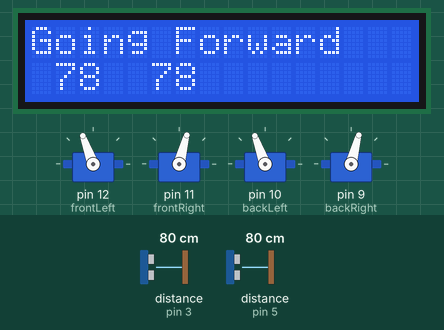
A sketch run on a simulated Arduino Uno, built with avr-gcc and run on an emulated ATmega328P. On the bench: 4 × servo, 16×2 character LCD. Wiring (inferred from the names in the program): 2 × ultrasonic range finder: trigger pin 2, echo pin 3 / trigger pin 4, echo pin 5. Inputs (shaded band) come from the test bench; at power-on: distance to the obstacle (sensors on pin 5, pin 3) 80 cm. The echo pulse lasts 58.3 µs per cm; what the sketch prints to the serial monitor is not drawn.

Above: at 3.2 s.
3.3 s: distance to the obstacle (sensor on pin 5) set to 19 cm
At 4.0 s:
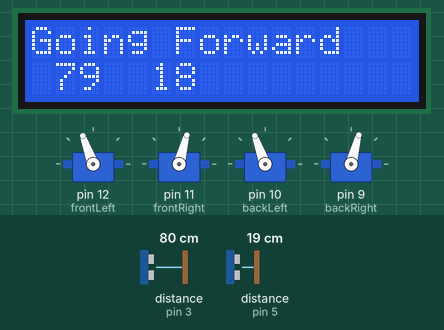
4.9 s: distance to the obstacle (sensor on pin 5) set to 14 cm
At 6.1 s:
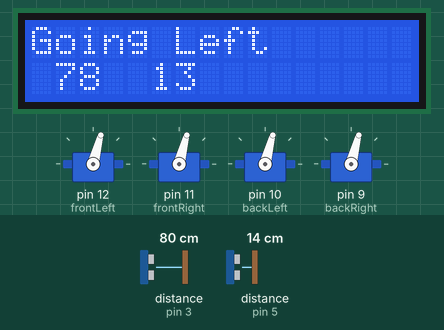
7.9 s: distance to the obstacle (sensor on pin 3) set to 18 cm
At 9.0 s:
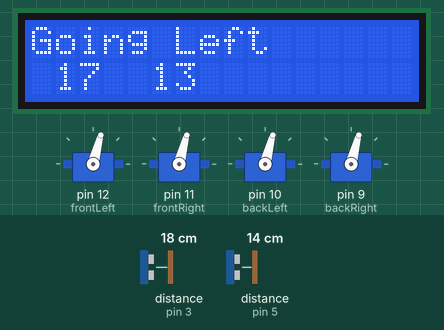
9.5 s: distance to the obstacle (sensor on pin 3) set to 15 cm
At 10.7 s:
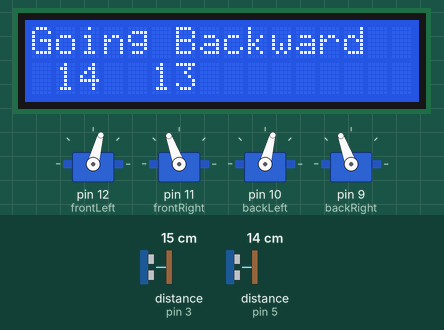
11.0 s: distance to the obstacle (sensor on pin 5) set to 299 cm
At 12.2 s:
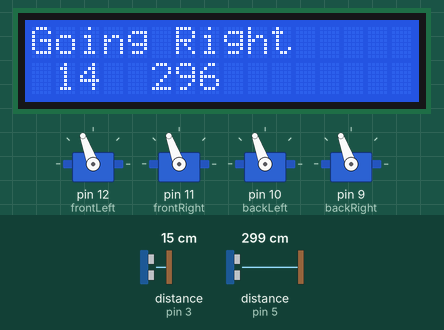
14.0 s: distance to the obstacle (sensor on pin 3) set to 60 cm
At 14.9 s:
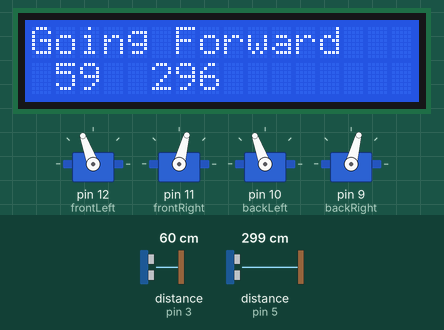
Timing chart, 0 to 17.0 s (numbered marks = the images above; inputs shaded):
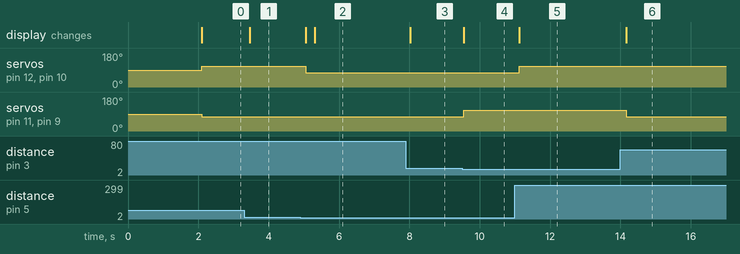

Measured:
- the behaviour switches between 17 and 16 cm on distance to the obstacle (sensor on pin 5) (found by bisection; images 1 and 2)
- the behaviour switches between 17 and 16 cm on distance to the obstacle (sensor on pin 3) (found by bisection; images 3 and 4)
- after the input at 3.3 s, the display: changes after 0.15 s (image 1)
- after the input at 4.9 s, servo on pin 12 (frontLeft), servo on pin 10 (backLeft): 110° → 75° after 0.15 s; the display: first changes after 0.15 s (image 2 shows a later state)
- after the input at 7.9 s, the display: changes after 0.13 s (image 3)
- after the input at 9.5 s, servo on pin 11 (frontRight), servo on pin 9 (backRight): 75° → 110° after 0.05 s; the display: changes after 0.05 s (image 4)
- after the input at 11.0 s, servo on pin 12 (frontLeft), servo on pin 10 (backLeft): 75° → 110° after 0.12 s; the display: changes after 0.12 s (image 5)
- after the input at 14.0 s, servo on pin 11 (frontRight), servo on pin 9 (backRight): 110° → 75° after 0.16 s; the display: changes after 0.16 s (image 6)

The sketch:

ObstacleAvoidance.ino
```cpp
#include <Servo.h>
#include <LiquidCrystal_I2C.h>
Servo frontLeft;
Servo frontRight;
Servo backLeft;
Servo backRight;

LiquidCrystal_I2C lcd(0x27, 16, 2);
int echoPin = 3, trigPin = 2;
int echoPin2 = 5, trigPin2 = 4;
int count = 0;
int stopSec = 1450;
int FLFwd = 1800, FRFwd = 1200, BLFwd = 1800, BRFwd = 1200;
int FLBwd = 1200, FRBwd = 1800, BLBwd = 1200, BRBwd = 1800;
int minDist = 15, driveSpeed = 60;
// FL - Fwd > 1500
// FR - Fwd < 1500
// BL - Fwd > 1500
// BR - Fwd < 1500
void setup() {
  // put your setup code here, to run once:
  frontLeft.attach(12);
  frontRight.attach(11);
  backLeft.attach(10);
  backRight.attach(9);
  pinMode(trigPin, OUTPUT);
  pinMode(echoPin, INPUT);
  pinMode(trigPin2, OUTPUT);
  pinMode(echoPin2, INPUT);

  lcd.init();
  lcd.backlight();

  Serial.begin(9600);
  frontLeft.writeMicroseconds(stopSec);
  frontRight.writeMicroseconds(stopSec);
  backLeft.writeMicroseconds(stopSec);
  backRight.writeMicroseconds(stopSec);
  delay(2000);
}

void loop() {
  //   put your main code here, to run repeatedly:
  //    for (int i = 700; i <= 2300; i+=100) {
  //      frontLeft.writeMicroseconds(i);
  //      Serial.println(i);
  //      delay(1000);
  //
  //
  //    }


  int distL = getDistance(trigPin, echoPin);
  int distR = getDistance(trigPin2, echoPin2);
  //int dist2 = 10;

  //  int dist = 0;
  Serial.print("DistanceL: ");
  Serial.print(distL);
  Serial.print(" cm\t\t");
  Serial.print("DistR: ");
  Serial.print(distR);
  Serial.println(" cm");
  lcd.clear();
  lcd.setCursor(1, 0);
  count++;
  lcd.print(count);
  lcd.setCursor(1, 1);
  lcd.print(distL);
  lcd.print("  ");
  lcd.print(distR);
  if (distL <= minDist && distR <= minDist) {
    setBackward(driveSpeed);
  }
  else if (distL <= minDist) {
    //Wall on left so turn right
    setRight(driveSpeed);
  }
  else if (distR <= minDist) {
    //Wall on right so turn left
    setLeft(driveSpeed);
  }
  else {
    setForward(driveSpeed);
  }


  delay(100);


}


void stopMoving() {
  frontLeft.write(1500);
  frontRight.write(1500);
  backLeft.write(1500);
  backRight.write(1500);
}
void stopMoving(int dly) {
  long t = millis();
  lcd.clear();
  lcd.setCursor(0, 0);
  lcd.print("Stopping");
  frontLeft.write(1500);
  frontRight.write(1500);
  backLeft.write(1500);
  backRight.write(1500);
  while (millis() - t < dly) {
    long tim =  millis() - t;
    Serial.print("Stopping");
    Serial.println(tim);
    lcd.clear();
    lcd.print("Stopping");
    lcd.setCursor(0, 1);
    lcd.print(tim);

    delay(50);
  }


}
void setForward(int spd) {
  long t = millis();
  //  lcd.clear();
  lcd.setCursor(0, 0);
  lcd.print("Going Forward");
  int FLVal = map(spd, 0, 100, 1500, FLFwd);
  int FRVal = map(spd, 0, 100, 1500, FRFwd);
  int BLVal = map(spd, 0, 100, 1500, BLFwd);
  int BRVal = map(spd, 0, 100, 1500, BRFwd);
  frontLeft.write(FLVal);
  frontRight.write(FRVal);
  backLeft.write(BLVal);
  backRight.write(BRVal);
}
void setBackward(int spd) {
  long t = millis();
  //  lcd.clear();
  lcd.setCursor(0, 0);
  lcd.print("Going Backward");
  int FLVal = map(spd, 0, 100, 1500, FLBwd);
  int FRVal = map(spd, 0, 100, 1500, FRBwd);
  int BLVal = map(spd, 0, 100, 1500, BLBwd);
  int BRVal = map(spd, 0, 100, 1500, BRBwd);
  frontLeft.write(FLVal);
  frontRight.write(FRVal);
  backLeft.write(BLVal);
  backRight.write(BRVal);
}
void setRight(int spd) {
  long t = millis();
  //  lcd.clear();
  lcd.setCursor(0, 0);
  lcd.print("Going Right");
  int FLVal = map(spd, 0, 100, 1500, FLFwd);
  int FRVal = map(spd, 0, 100, 1500, FRBwd);
  int BLVal = map(spd, 0, 100, 1500, BLFwd);
  int BRVal = map(spd, 0, 100, 1500, BRBwd);
  frontLeft.write(FLVal);
  frontRight.write(FRVal);
  backLeft.write(BLVal);
  backRight.write(BRVal);
}
void setLeft(int spd) {
  long t = millis();
  //  lcd.clear();
  lcd.setCursor(0, 0);
  lcd.print("Going Left");
  int FLVal = map(spd, 0, 100, 1500, FLBwd);
  int FRVal = map(spd, 0, 100, 1500, FRFwd);
  int BLVal = map(spd, 0, 100, 1500, BLBwd);
  int BRVal = map(spd, 0, 100, 1500, BRFwd);
  frontLeft.write(FLVal);
  frontRight.write(FRVal);
  backLeft.write(BLVal);
  backRight.write(BRVal);
}
void goForward(int dly, int spd) {
  long t = millis();
  lcd.clear();
  lcd.setCursor(0, 0);
  lcd.print("Going Forward");
  int FLVal = map(spd, 0, 100, 1500, FLFwd);
  int FRVal = map(spd, 0, 100, 1500, FRFwd);
  int BLVal = map(spd, 0, 100, 1500, BLFwd);
  int BRVal = map(spd, 0, 100, 1500, BRFwd);
  frontLeft.write(FLVal);
  frontRight.write(FRVal);
  backLeft.write(BLVal);
  backRight.write(BRVal);
  while (millis() - t < dly) {
    long tim =  millis() - t;
    Serial.print("Going Forward- ");
    Serial.println(tim);
    lcd.clear();
    lcd.print("Going Forward");
    lcd.setCursor(0, 1);
    lcd.print(tim);
    lcd.print(" ");
    lcd.print(spd);
    delay(50);
  }
}
void goForward(int dly) {
  long t = millis();
  lcd.clear();
  lcd.setCursor(0, 0);
  lcd.print("Going Forward");
  frontLeft.write(FLFwd);
  frontRight.write(FRFwd);
  backLeft.write(BLFwd);
  backRight.write(BRFwd);
  while (millis() - t < dly) {
    long tim =  millis() - t;
    Serial.print("Going Forward- ");
    Serial.println(tim);
    lcd.clear();
    lcd.print("Going Forward");
    lcd.setCursor(0, 1);
    lcd.print(tim);

    delay(50);
  }


}
void goBackward(int dly) {
  long t = millis();
  lcd.clear();
  lcd.setCursor(0, 0);
  lcd.print("Going Backward");
  frontLeft.write(FLBwd);
  frontRight.write(FRBwd);
  backLeft.write(BLBwd);
  backRight.write(BRBwd);
  while (millis() - t < dly) {
    long tim =  millis() - t;
    Serial.print("Going Backward- ");
    Serial.println(tim);
    lcd.clear();
    lcd.print("Going Backward");
    lcd.setCursor(0, 1);
    lcd.print(tim);
    delay(50);
  }
}
void goBackward(int dly, int spd) {
  long t = millis();
  lcd.clear();
  lcd.setCursor(0, 0);
  lcd.print("Going Backward");
  int FLVal = map(spd, 0, 100, 1500, FLBwd);
  int FRVal = map(spd, 0, 100, 1500, FRBwd);
  int BLVal = map(spd, 0, 100, 1500, BLBwd);
  int BRVal = map(spd, 0, 100, 1500, BRBwd);
  frontLeft.write(FLVal);
  frontRight.write(FRVal);
  backLeft.write(BLVal);
  backRight.write(BRVal);
  while (millis() - t < dly) {
    long tim =  millis() - t;
    Serial.print("Going Backward- ");
    Serial.println(tim);
    lcd.clear();
    lcd.print("Going Backward");
    lcd.setCursor(0, 1);
    lcd.print(tim);
    lcd.print(" ");
    lcd.print(spd);
    delay(50);
  }
}
void goRight(int dly) {
  long t = millis();
  lcd.clear();
  lcd.setCursor(0, 0);
  lcd.print("Going Right");
  frontLeft.write(FLFwd);
  frontRight.write(FRBwd);
  backLeft.write(BLFwd);
  backRight.write(BRBwd);
  while (millis() - t < dly) {
    long tim =  millis() - t;
    Serial.print("Going Right- ");
    Serial.println(tim);
    lcd.clear();
    lcd.print("Going Right");
    lcd.setCursor(0, 1);
    lcd.print(tim);

    delay(50);
  }
}

void goRight(int dly, int spd) {
  long t = millis();
  lcd.clear();
  lcd.setCursor(0, 0);
  lcd.print("Going Right");
  int FLVal = map(spd, 0, 100, 1500, FLFwd);
  int FRVal = map(spd, 0, 100, 1500, FRBwd);
  int BLVal = map(spd, 0, 100, 1500, BLFwd);
  int BRVal = map(spd, 0, 100, 1500, BRBwd);
  frontLeft.write(FLVal);
  frontRight.write(FRVal);
  backLeft.write(BLVal);
  backRight.write(BRVal);
  while (millis() - t < dly) {
    long tim =  millis() - t;
    Serial.print("Going Right- ");
    Serial.println(tim);
    lcd.clear();
    lcd.print("Going Right");
    lcd.setCursor(0, 1);
    lcd.print(tim);
    lcd.print(" ");
    lcd.print(spd);
    delay(50);
  }
}


void goLeft(int dly) {
  long t = millis();
  lcd.clear();
  lcd.setCursor(0, 0);
  lcd.print("Going Left");
  frontLeft.write(FLBwd);
  frontRight.write(FRFwd);
  backLeft.write(BLBwd);
  backRight.write(BRFwd);
  while (millis() - t < dly) {
    long tim =  millis() - t;
    Serial.print("Going Left- ");
    Serial.println(tim);
    lcd.clear();
    lcd.print("Going Left");
    lcd.setCursor(0, 1);
    lcd.print(tim);
    delay(50);
  }
}
void goLeft(int dly, int spd) {
  long t = millis();
  lcd.clear();
  lcd.setCursor(0, 0);
  lcd.print("Going Left");
  int FLVal = map(spd, 0, 100, 1500, FLBwd);
  int FRVal = map(spd, 0, 100, 1500, FRFwd);
  int BLVal = map(spd, 0, 100, 1500, BLBwd);
  int BRVal = map(spd, 0, 100, 1500, BRFwd);
  frontLeft.write(FLVal);
  frontRight.write(FRVal);
  backLeft.write(BLVal);
  backRight.write(BRVal);
  while (millis() - t < dly) {
    long tim =  millis() - t;
    Serial.print("Going Left- ");
    Serial.println(tim);
    lcd.clear();
    lcd.print("Going Left");
    lcd.setCursor(0, 1);
    lcd.print(tim);
    lcd.print(" ");
    lcd.print(spd);
    delay(50);
  }
}


int getDistance(int tPin, int ePin) {
  long duration;
  int distance;
  digitalWrite(tPin, LOW);
  delayMicroseconds(2);
  // Sets the trigPin HIGH (ACTIVE) for 10 microseconds
  digitalWrite(tPin, HIGH);
  delayMicroseconds(10);
  digitalWrite(tPin, LOW);
  // Reads the echoPin, returns the sound wave travel time in microseconds
  duration = pulseIn(ePin, HIGH);
  // Calculating the distance
  distance = duration * 0.034 / 2;  // Speed of sound wave divided by 2 (go and back)
  return distance;
}
```
